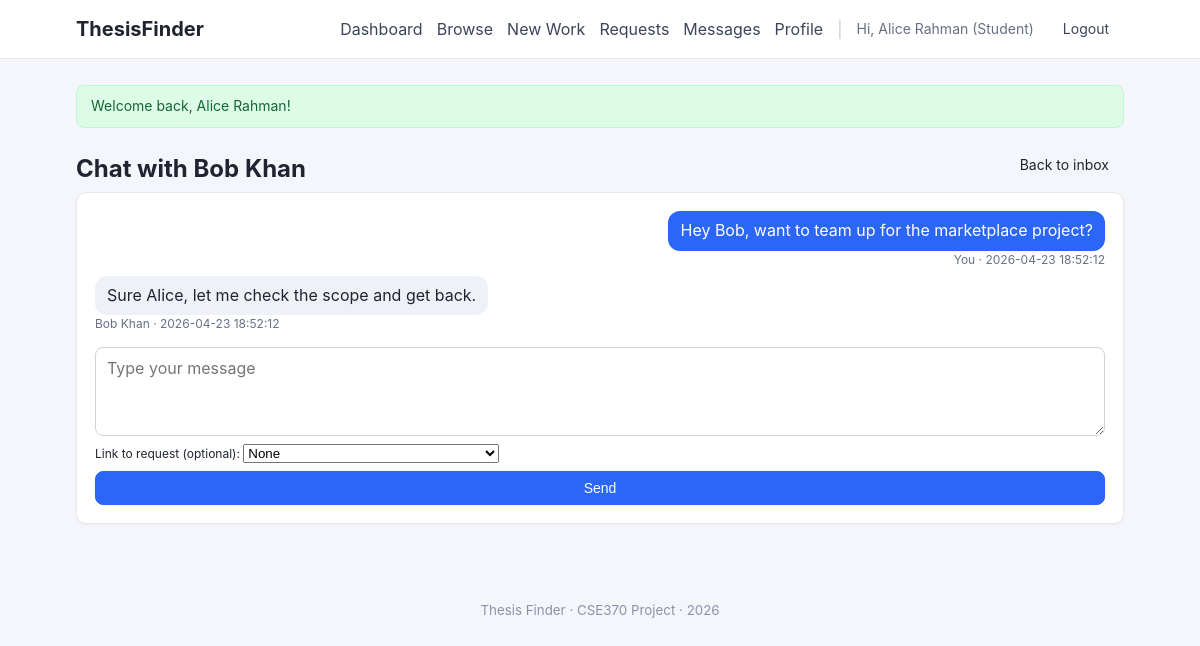
Screenshot of /messages/thread.php?with=2 (signed in) with the database file from the repository.
### tables this page shows
CREATE TABLE user (
    id              INT AUTO_INCREMENT PRIMARY KEY,
    email           VARCHAR(120) NOT NULL UNIQUE,
    password        VARCHAR(255) NOT NULL,
    name            VARCHAR(120) NOT NULL,
    student_flag    TINYINT(1) NOT NULL DEFAULT 0,
    teacher_flag    TINYINT(1) NOT NULL DEFAULT 0,
    created_at      DATETIME NOT NULL DEFAULT CURRENT_TIMESTAMP
);

CREATE TABLE message (
    message_id  INT AUTO_INCREMENT PRIMARY KEY,
    sender_id   INT NOT NULL,
    receiver_id INT NOT NULL,
    body        TEXT NOT NULL,
    sent_at     DATETIME NOT NULL DEFAULT CURRENT_TIMESTAMP,
    CONSTRAINT fk_msg_sender   FOREIGN KEY (sender_id)   REFERENCES user(id) ON DELETE CASCADE,
    CONSTRAINT fk_msg_receiver FOREIGN KEY (receiver_id) REFERENCES user(id) ON DELETE CASCADE
);

### includes/auth.php (called while the page is built, shortened)
<?php
function current_user_id(): ?int {
    return $_SESSION['user_id'] ?? null;
}
function h(?string $s): string {
    return htmlspecialchars((string)$s, ENT_QUOTES | ENT_SUBSTITUTE, 'UTF-8');
}

### messages/thread.php (the view, shortened to what this page needs)
<?php
require_once __DIR__ . '/../config/db.php';
require_once __DIR__ . '/../includes/auth.php';
$uid   = current_user_id();
$other = (int)($_GET['with'] ?? 0);
$q = $conn->prepare('SELECT id, name FROM user WHERE id = ?');
$q->bind_param('i', $other); $q->execute();
$peer = $q->get_result()->fetch_assoc(); $q->close();
$t = $conn->prepare('
    SELECT m.*, u.name AS sender_name
    FROM message m
    JOIN user u ON u.id = m.sender_id
    WHERE (m.sender_id = ? AND m.receiver_id = ?)
       OR (m.sender_id = ? AND m.receiver_id = ?)
    ORDER BY m.sent_at ASC
');
$t->bind_param('iiii', $uid, $other, $other, $uid);
$t->execute();
$messages = $t->get_result()->fetch_all(MYSQLI_ASSOC);
$r = $conn->prepare('
    SELECT tr.request_id, w.title
    FROM team_request tr
    JOIN work w ON w.project_id = tr.project_id
    WHERE (tr.requester_id = ? AND w.owner_id = ?)
       OR (tr.requester_id = ? AND w.owner_id = ?)
    ORDER BY tr.requested_at DESC
');
$r->bind_param('iiii', $uid, $other, $other, $uid);
$r->execute();
$linkReqs = $r->get_result()->fetch_all(MYSQLI_ASSOC);
require __DIR__ . '/../includes/header.php';
?>
<div class="page-head">
    <h1>Chat with <?= h($peer['name']) ?></h1>
    <a class="btn btn-ghost" href="/messages/index.php">Back to inbox</a>
</div>
<section class="card chat">
    <?php if (!$messages): ?>
        <p class="muted">No messages yet. Say hi!</p>
    <?php else: ?>
        <ul class="chat-list">
            <?php foreach ($messages as $m):
                $mine = ((int)$m['sender_id'] === $uid); ?>
                <li class="chat-msg <?= $mine ? 'mine' : 'theirs' ?>">
                    <div class="bubble">
                        <?= nl2br(h($m['body'])) ?>
                    </div>
                    <div class="muted small">
                        <?= h($mine ? 'You' : $m['sender_name']) ?> &middot; <?= h($m['sent_at']) ?>
                    </div>
                </li>
            <?php endforeach; ?>
        </ul>
    <?php endif; ?>
    <form method="post" class="chat-form">
        <textarea name="body" rows="3" placeholder="Type your message" required></textarea>
        <?php if ($linkReqs): ?>
            <label class="inline small">Link to request (optional):
                <select name="request_id">
                    <option value="">None</option>
                </select>
            </label>
        <?php else: ?>
            <input type="hidden" name="request_id" value="">
        <?php endif; ?>
        <button class="btn btn-primary">Send</button>
    </form>
</section>
<?php require __DIR__ . '/../includes/footer.php'; ?>

### assets/css/style.css (style rules this page uses)
* { box-sizing: border-box; }
html, body { margin: 0; padding: 0; }
body { font-family: -apple-system, BlinkMacSystemFont, "Segoe UI", Roboto, Helvetica, Arial, sans-serif; background: #f4f6fb; color: #1f2430; line-height: 1.45; }
a { color: #2b66f6; text-decoration: none; }
.card { background: #fff; border: 1px solid #e5e8f0; border-radius: 10px; padding: 18px; margin-bottom: 18px; box-shadow: 0 1px 2px rgba(15,23,42,.04); }
h1 { font-size: 24px; margin: 14px 0 6px; }
.btn { display: inline-block; padding: 8px 14px; border: 1px solid #d0d5dd; background: #fff; color: #1f2430; border-radius: 8px; cursor: pointer; font-size: 14px; text-decoration: none; transition: background .15s, border-color .15s; }
.btn-primary { background: #2b66f6; border-color: #2b66f6; color: #fff; }
.btn-ghost { background: transparent; border-color: transparent; }
.muted { color: #667085; }
.small { font-size: 12px; }
.page-head { display: flex; align-items: center; justify-content: space-between; flex-wrap: wrap; gap: 10px; margin-top: 10px; }
.chat-list { list-style: none; padding: 0; margin: 0 0 14px; display: flex; flex-direction: column; gap: 8px; max-height: 480px; overflow-y: auto; }
.chat-msg { max-width: 75%; }
.chat-msg.mine { align-self: flex-end; text-align: right; }
.chat-msg.theirs { align-self: flex-start; }
.bubble { display: inline-block; padding: 8px 12px; border-radius: 12px; background: #eef1f7; }
.chat-msg.mine .bubble { background: #2b66f6; color: #fff; }
.chat-form { display: flex; flex-direction: column; gap: 8px; }
.chat-form textarea { padding: 9px 11px; border: 1px solid #d0d5dd; border-radius: 8px; font: inherit; }

### rows the page displays
user: name "Bob Khan"
message: body "Hey Bob, want to team up for the marketplace project?", sender "You", sent_at "2026-04-23 18:52:12"
message: body "Sure Alice, let me check the scope and get back.", sender.name "Bob Khan", sent_at "2026-04-23 18:52:12"

### other values shown
current_user_name() "Alice Rahman"
$succ "Welcome back, Alice Rahman!"
